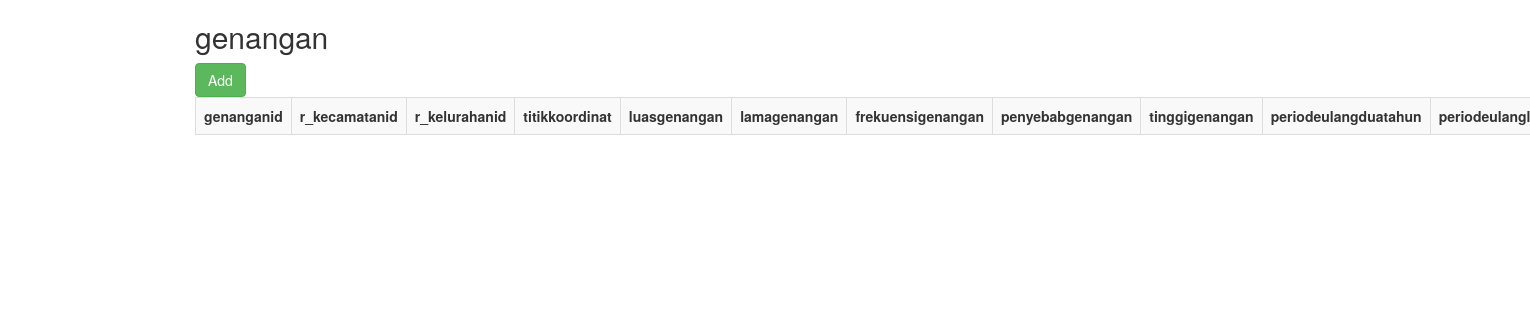
Page /index.php/genangan on the earlier database version.
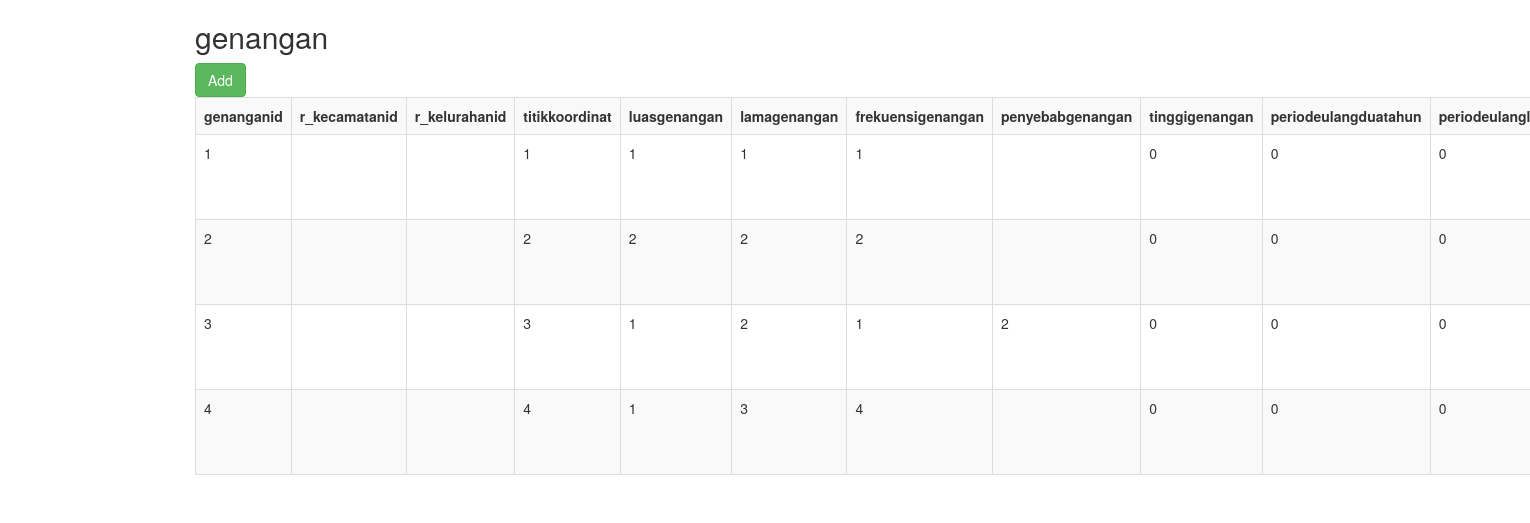
Same page on the later database version.
### tables this page shows
CREATE TABLE IF NOT EXISTS `genangan` (
  `genanganid` int(11) NOT NULL AUTO_INCREMENT,
  `r_kecamatanid` int(11) DEFAULT NULL,
  `r_kelurahanid` int(11) DEFAULT NULL,
  `titikkoordinat` varchar(50) DEFAULT NULL,
  `luasgenangan` int(11) DEFAULT NULL,
  `lamagenangan` int(11) DEFAULT NULL,
  `frekuensigenangan` int(11) DEFAULT NULL,
  `penyebabgenangan` text,
  `tinggigenangan` int(11) DEFAULT NULL,
  `periodeulangduatahun` int(11) DEFAULT NULL,
  `periodeulanglimatahun` int(11) DEFAULT NULL,
  PRIMARY KEY (`genanganid`),
  UNIQUE KEY `Index 2` (`r_kelurahanid`,`titikkoordinat`,`r_kecamatanid`)
);

### application/controllers/genangan.php (called while the page is built, shortened)
<?php
class genangan extends CI_Controller {
    public function __construct() {
        $this->load->database();
        $this->load->library('session');
        $this->load->helper('url');
        $this->load->model('mgenangan');
        $this->load->model('mkecamatan');
$this->load->model('mkelurahan');
    }
    public function index(){
        $arraydataget = array(
            'genanganid'=>$this->input->get('genanganid'),
            'r_kecamatanid'=>$this->input->get('r_kecamatanid'),
            'r_kelurahanid'=>$this->input->get('r_kelurahanid'),
            'titikkoordinat'=>$this->input->get('titikkoordinat'),
            'luasgenangan'=>$this->input->get('luasgenangan'),
            'lamagenangan'=>$this->input->get('lamagenangan'),
            'frekuensigenangan'=>$this->input->get('frekuensigenangan'),
            'penyebabgenangan'=>$this->input->get('penyebabgenangan'),
            'tinggigenangan'=>$this->input->get('tinggigenangan'),
            'periodeulangduatahun'=>$this->input->get('periodeulangduatahun'),
            'periodeulanglimatahun'=>$this->input->get('periodeulanglimatahun')
        );
        $data['title']=" genangan ";
        $data['table']=$this->mgenangan->select($arraydataget);
        $this->load->view('genangan/index',$data);
    }
}

### index.php (called while the page is built, shortened)
<?php
require_once BASEPATH.'core/CodeIgniter.php';

### application/models/mgenangan.php (the view, shortened to what this page needs)
<?php
class mgenangan extends CI_Model {
    public function select($arrfilter,$url=""){
        $this->db->select('*');
        $this->db->from('genangan');
        $query = $this->db->get();
        $table ="<table class='table table-striped table-bordered table-hover'>";
        $table .=" <tr><th>genanganid</th><th>r_kecamatanid</th><th>r_kelurahanid</th><th>titikkoordinat</th><th>luasgenangan</th><th>lamagenangan</th><th>frekuensigenangan</th><th>penyebabgenangan</th><th>tinggigenangan</th><th>periodeulangduatahun</th><th>periodeulanglimatahun</th><th>Action</th></tr>";
        foreach ($query->result() as $row)
        {
            $table .= "<tr>"."<td>".$row->genanganid."</td>"."<td>".$row->r_kecamatanid."</td>"."<td>".$row->r_kelurahanid."</td>"."<td>".$row->titikkoordinat."</td>"."<td>".$row->luasgenangan."</td>"."<td>".$row->lamagenangan."</td>"."<td>".$row->frekuensigenangan."</td>"."<td>".$row->penyebabgenangan."</td>"."<td>".$row->tinggigenangan."</td>"."<td>".$row->periodeulangduatahun."</td>"."<td>".$row->periodeulanglimatahun."</td>"."<td><a class='btn' href=\"//".base_url()."genangan\\edit\\".$row->genanganid."\">Edit</a> | <a class='btn btn-dangger' href=\"//".base_url()."genangan\\delete\\".$row->genanganid."\">Delete</a>".($url!=''?" | <a class='btn btn-dangger'  href='//".base_url()."$url/".$row->genanganid."'>Detail</a>":'')."</td></tr>";
        }
        $table .="</table>";
        return $table;
    }
}

### application/views/genangan/index.php (shortened to what this page needs)
<!DOCTYPE html>
<html>
    <head>
        <link rel='stylesheet' href='//<?=base_url();?>asset/css/bootstrap.min.css'>
        <link rel='stylesheet' href='//<?=base_url();?>asset/css/jquery-ui.css'>
        <link rel='stylesheet' href='//<?=base_url();?>asset/css/jquery-ui-timepicker-addon.css'>
    </head>
    <body>
        <div class='container'>
            <h2><?=$title;?></h2>
            <a class='btn btn-success' href='//<?=base_url();?>genangan/add'>Add</a>
            <?=$table;?>
        </div>
    </body>
</html>

Differences in the rows shown:
added genangan: genanganid "1", titikkoordinat "1", luasgenangan "1", lamagenangan "1", frekuensigenangan "1", tinggigenangan "0", periodeulangduatahun "0", periodeulanglimatahun "0"
added genangan: genanganid "2", titikkoordinat "2", luasgenangan "2", lamagenangan "2", frekuensigenangan "2", tinggigenangan "0", periodeulangduatahun "0", periodeulanglimatahun "0"
added genangan: genanganid "3", titikkoordinat "3", luasgenangan "1", lamagenangan "2", frekuensigenangan "1", penyebabgenangan "2", tinggigenangan "0", periodeulangduatahun "0", periodeulanglimatahun "0"
added genangan: genanganid "4", titikkoordinat "4", luasgenangan "1", lamagenangan "3", frekuensigenangan "4", tinggigenangan "0", periodeulangduatahun "0", periodeulanglimatahun "0"
